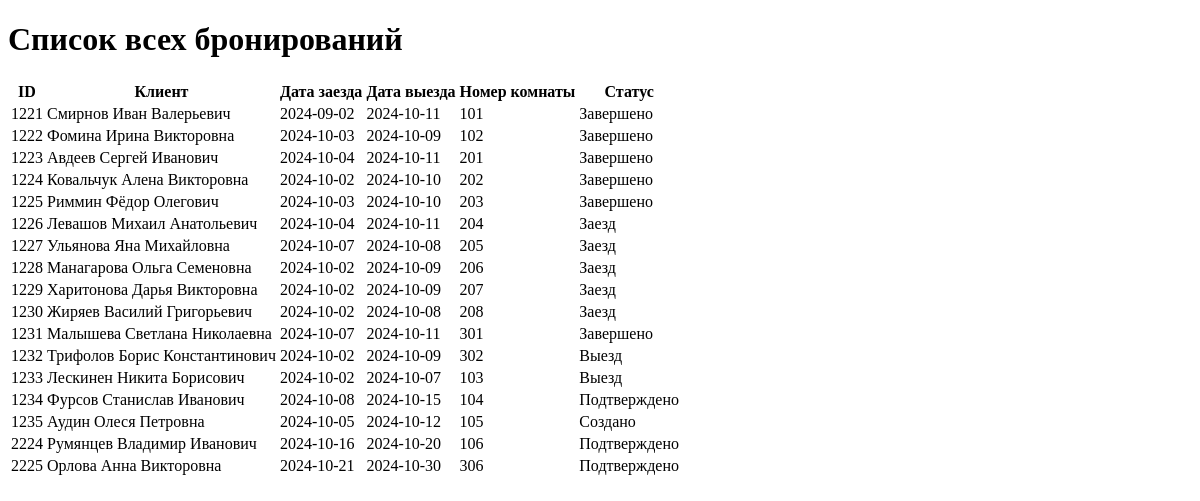
The app's page /reservations, older data.
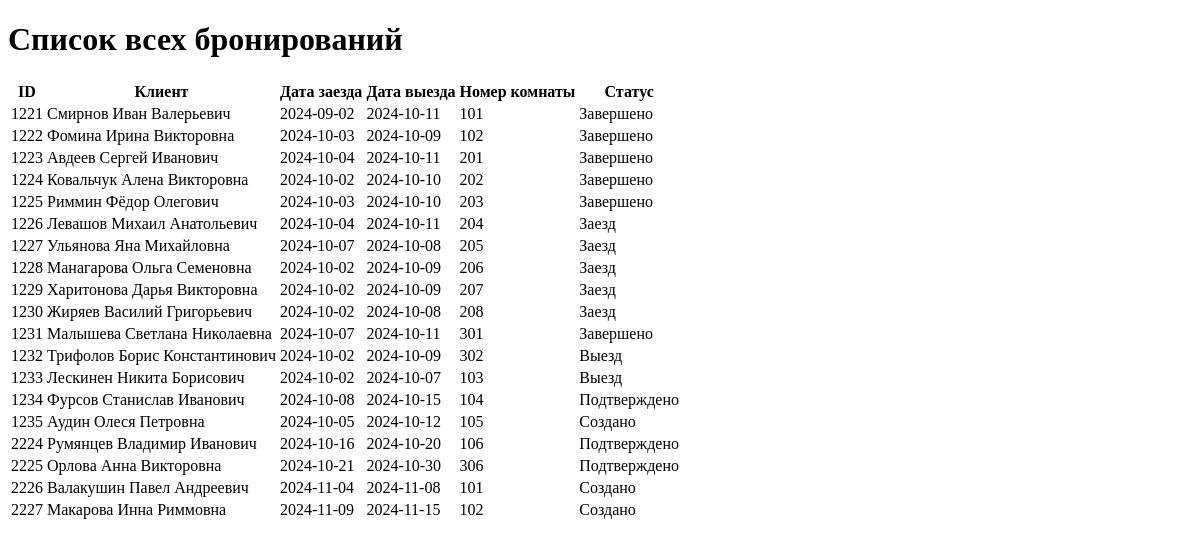
The same page, newer data.
### tables this page shows
CREATE TABLE Бронирования (
    id INTEGER PRIMARY KEY AUTOINCREMENT, -- Уникальный идентификатор бронирования
    client_id INTEGER NOT NULL, -- Ссылка на таблицу клиентов
    Номер_комнаты INTEGER NOT NULL, -- Номер комнаты
    Дата_заезда DATE NOT NULL, -- Дата заезда
    Дата_выезда DATE NOT NULL, -- Дата выезда
    Статус_бронирования TEXT CHECK(Статус_бронирования IN ('Создано', 'Подтверждено', 'Заезд', 'Выезд', 'Завершено', 'Отменено')) NOT NULL, -- Статус бронирования
    Статус_оплаты TEXT CHECK(Статус_оплаты IN ('Не оплачено', 'Частично оплачено', 'Оплачено')) NOT NULL, -- Статус оплаты
    Способ_оплаты TEXT CHECK(Способ_оплаты IN ('Наличные', 'Банковская карта', 'Онлайн-платеж', 'Безналичный расчет')), -- Способ оплаты
    Дата_создания DATE DEFAULT (date('now')), -- Дата создания бронирования
    Примечания TEXT, -- Дополнительные заметки о брони (опционально)
    FOREIGN KEY (client_id) REFERENCES Клиенты(id), -- Связь с таблицей клиентов
    FOREIGN KEY (Номер_комнаты) REFERENCES Номера(id) -- Связь с таблицей номеров
);

### web_app/routes/booking_routes.py (the view)
@booking_bp.route('/reservations', methods=['GET'])
def reservations():
    reservations_list = get_all_reservations()
    return render_template('reservations.html', reservations=reservations_list)

### desktop_app/models/database_manager.py (called while the page is built)
def get_all_reservations():
    with sqlite3.connect(DATABASE, timeout=10) as conn:
        cursor = conn.cursor()
        cursor.execute("""
            SELECT
                Бронирования.id,
                Клиенты.Фамилия || ' ' || Клиенты.Имя || ' ' || Клиенты.Отчество AS ФИО_клиента,
                Бронирования.Дата_заезда,
                Бронирования.Дата_выезда,
                Бронирования.Номер_комнаты,
                Бронирования.Статус_бронирования,
                Бронирования.Статус_оплаты,
                Бронирования.Способ_оплаты,
                Бронирования.Примечания,
                Бронирования.Дата_создания
            FROM Бронирования
            JOIN Клиенты ON Бронирования.client_id = Клиенты.id
        """)
        reservations = cursor.fetchall()
    return reservations

### web_app/templates/reservations.html (shortened to what this page needs)
<!DOCTYPE html>
<html>
<head>
</head>
<body>
    <h1>Список всех бронирований</h1>
    <table>
        <thead>
            <tr>
                <th>ID</th>
                <th>Клиент</th>
                <th>Дата заезда</th>
                <th>Дата выезда</th>
                <th>Номер комнаты</th>
                <th>Статус</th>
            </tr>
        </thead>
        <tbody>
            {% for reservation in reservations %}
                <tr>
                    <td>{{ reservation[0] }}</td>
                    <td>{{ reservation[1] }}</td>
                    <td>{{ reservation[2] }}</td>
                    <td>{{ reservation[3] }}</td>
                    <td>{{ reservation[4] }}</td>
                    <td>{{ reservation[5] }}</td>
                </tr>
            {% endfor %}
        </tbody>
    </table>
</body>
</html>

Row changes from the older to the newer data that the page shows:
added Бронирования: id "2226", reservation "Валакушин Павел Андреевич", Дата_заезда "2024-11-04", Дата_выезда "2024-11-08", Номер_комнаты "101", Статус_бронирования "Создано"
added Бронирования: id "2227", reservation "Макарова Инна Риммовна", Дата_заезда "2024-11-09", Дата_выезда "2024-11-15", Номер_комнаты "102", Статус_бронирования "Создано"
